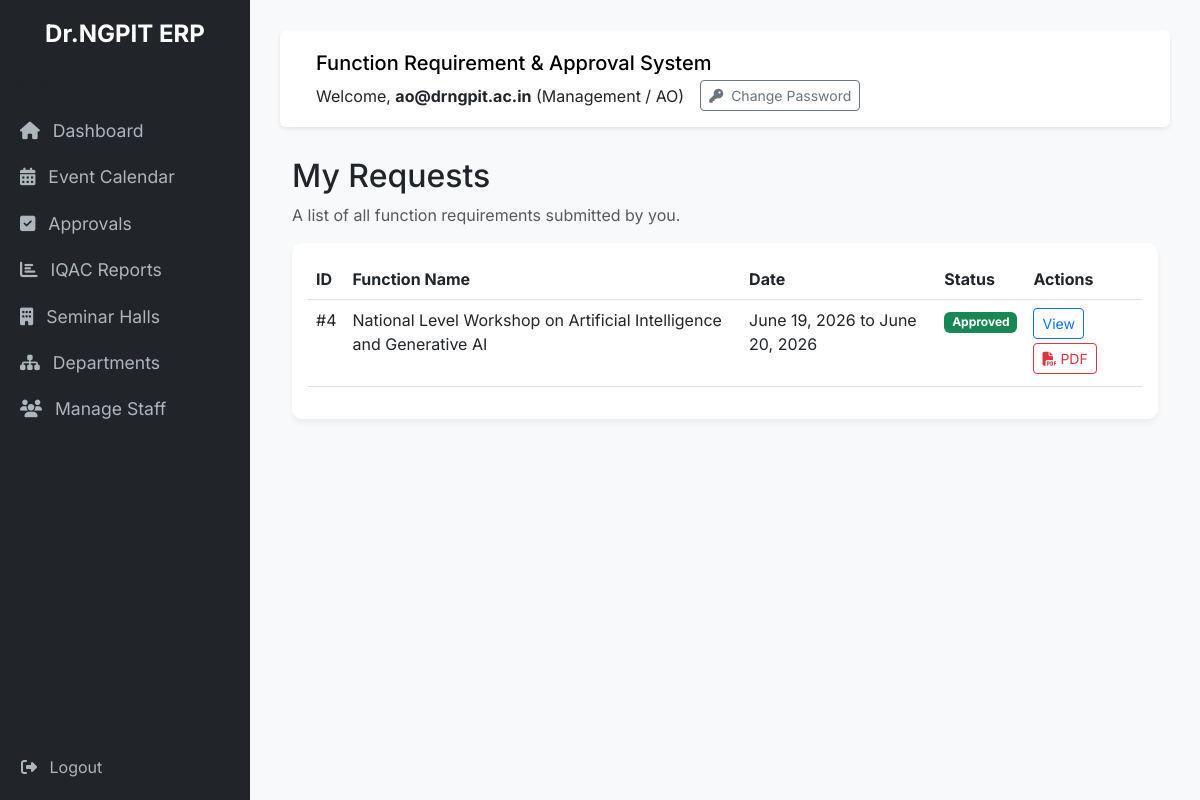
Screenshot of /requests/my-requests/ (signed in) with the database file from the repository.
### accounts/models.py (models this page shows, shortened)
class User(AbstractUser):
    ROLE_CHOICES = (
        ('FACULTY', 'Faculty'),
        ('HOD', 'HOD'),
        ('MANAGEMENT', 'Management / AO'),
        ('PRINCIPAL', 'Principal'),
        ('ADMIN', 'System Admin'),
    )
    role = models.CharField(max_length=20, choices=ROLE_CHOICES, default='FACULTY')
    first_login_completed = models.BooleanField(default=False)
    password_setup_token = models.CharField(max_length=100, blank=True, null=True)
    password_setup_token_expiry = models.DateTimeField(blank=True, null=True)
    otp_code = models.CharField(max_length=6, blank=True, null=True)
    otp_expiry = models.DateTimeField(blank=True, null=True)

### requests/models.py (models this page shows, shortened)
class FunctionRequest(models.Model):
    STATUS_CHOICES = (
        ('DRAFT', 'Draft'),
        ('PENDING_HOD', 'Pending HOD Approval'),
        ('PENDING_MANAGEMENT', 'Pending Management Approval'),
        ('PENDING_PRINCIPAL', 'Pending Principal Approval'),
        ('APPROVED', 'Approved'),
        ('REJECTED', 'Rejected'),
    )
    faculty = models.ForeignKey(Faculty, on_delete=models.CASCADE)
    department = models.ForeignKey(Department, on_delete=models.CASCADE)
    status = models.CharField(max_length=30, choices=STATUS_CHOICES, default='DRAFT')
    function_name = models.CharField(max_length=200)
    function_type = models.CharField(max_length=100)
    start_date = models.DateField(null=True, blank=True)
    end_date = models.DateField(null=True, blank=True)
    number_of_days = models.IntegerField(default=1)
    time_from = models.TimeField()
    time_to = models.TimeField()
    venue = models.ForeignKey(SeminarHall, on_delete=models.SET_NULL, null=True, blank=True)
    type_of_training = models.CharField(max_length=100, blank=True)
    number_of_students = models.IntegerField(default=0)
    class_name = models.CharField(max_length=100, blank=True)
    organizer_name = models.CharField(max_length=100)
    organizer_contact = models.CharField(max_length=20, blank=True)
    chief_guest_name = models.CharField(max_length=100, blank=True)
    chief_guest_designation = models.CharField(max_length=100, blank=True)
    chief_guest_organization = models.CharField(max_length=200, blank=True)
    @property
    def has_report(self):
        return hasattr(self, 'report')
    created_at = models.DateTimeField(auto_now_add=True)
    updated_at = models.DateTimeField(auto_now=True)

### requests/views.py (the view)
# urls.py: path('my-requests/', views.my_requests, name='my_requests'),
@login_required
def my_requests(request):
    if request.user.role == 'FACULTY':
        reqs = FunctionRequest.objects.filter(faculty__user=request.user).order_by('-created_at')
    elif request.user.role == 'HOD':
        reqs = FunctionRequest.objects.filter(department=request.user.hod_profile.department).order_by('-created_at')
    elif request.user.role in ['MANAGEMENT', 'PRINCIPAL', 'ADMIN']:
        from approvals.models import ApprovalLog
        approved_req_ids = ApprovalLog.objects.filter(
            approver=request.user,
            status='APPROVED'
        ).values_list('function_request_id', flat=True)
        reqs = FunctionRequest.objects.filter(id__in=approved_req_ids).order_by('-created_at')
    else:
        reqs = FunctionRequest.objects.none()
    return render(request, 'requests/my_requests.html', {'requests': reqs})

### templates/requests/my_requests.html (shortened to what this page needs)
{% extends 'base.html' %}
{% block content %}
<h2>My Requests</h2>
<p class="text-muted">A list of all function requirements submitted by you.</p>
<div class="card card-custom">
    <div class="card-body">
        <div class="table-responsive">
            <table class="table table-hover">
                <thead>
                <tr>
                    <th>ID</th>
                    <th>Function Name</th>
                    <th>Date</th>
                    <th>Status</th>
                    <th>Actions</th>
                </tr>
            </thead>
            <tbody>
                {% for req in requests %}
                <tr>
                    <td>#{{ req.id }}</td>
                    <td>{{ req.function_name }}</td>
                    <td>{{ req.start_date }}{% if req.end_date %} to {{ req.end_date }}{% endif %}</td>
                    <td>
                        <span class="badge
                            {% if req.status == 'APPROVED' %}bg-success
                            {% elif req.status == 'REJECTED' %}bg-danger
                            {% else %}bg-warning{% endif %}">
                            {{ req.get_status_display }}
                        </span>
                    </td>
                    <td>
                        <a href="{% url 'request_detail' req.id %}" class="btn btn-sm btn-outline-primary mb-1">View</a>
                        {% if req.status == 'APPROVED' %}
                            {% if req.has_report %}
                                {% if user.role in 'FACULTY,HOD,MANAGEMENT,PRINCIPAL,ADMIN' %}
                                <a href="{% url 'generate_iqac_pdf' req.id %}" class="btn btn-sm btn-outline-danger mb-1"><i class="fas fa-file-pdf"></i> PDF</a>
                                {% endif %}
                            {% endif %}
                        {% endif %}
                    </td>
                </tr>
                {% empty %}
                <tr>
                    <td colspan="5" class="text-center text-muted py-4">No requests found.</td>
                </tr>
                {% endfor %}
            </tbody>
            </table>
        </div>
    </div>
</div>
{% endblock %}

### templates/base.html (shortened to what this page needs)
<!DOCTYPE html>
<html lang="en">
<head>
    <link href="https://cdn.jsdelivr.net/npm/bootstrap@5.3.0/dist/css/bootstrap.min.css" rel="stylesheet">
    <link rel="stylesheet" href="https://cdnjs.cloudflare.com/ajax/libs/font-awesome/6.4.0/css/all.min.css">
</head>
<body>
    {% if user.is_authenticated %}
    <div class="sidebar">
        <h4 class="text-center mb-4 px-2" style="font-weight: 700;">Dr.NGPIT ERP</h4>
        <div class="px-3 mb-3 text-muted" style="font-size: 0.8rem; text-transform: uppercase;">Menu</div>
        <a href="{% url 'dashboard' %}" class="{% if request.resolver_match.url_name == 'dashboard' %}active{% endif %}">
            <i class="fas fa-home me-2"></i> Dashboard
        </a>
        <a href="{% url 'hall_availability' %}" class="{% if request.resolver_match.url_name == 'hall_availability' %}active{% endif %}">
            <i class="fas fa-calendar-alt me-2"></i> Event Calendar
        </a>
        {% if user.role == 'HOD' or user.role == 'MANAGEMENT' or user.role == 'PRINCIPAL' %}
        <a href="{% url 'approval_queue' %}" class="{% if request.resolver_match.url_name == 'approval_queue' %}active{% endif %}">
            <i class="fas fa-check-square me-2"></i> Approvals
        </a>
        {% endif %}
        {% if user.role == 'ADMIN' or user.role == 'PRINCIPAL' or user.role == 'MANAGEMENT' %}
        <a href="{% url 'reports' %}" class="{% if request.resolver_match.url_name == 'reports' %}active{% endif %}">
            <i class="fas fa-chart-bar me-2"></i> IQAC Reports
        </a>
        {% endif %}
        {% if user.role == 'MANAGEMENT' or user.role == 'ADMIN' %}
        <a href="{% url 'manage_halls' %}" class="{% if request.resolver_match.url_name == 'manage_halls' %}active{% endif %}">
            <i class="fas fa-building me-2"></i> Seminar Halls
        </a>
        <a href="{% url 'manage_departments' %}" class="{% if request.resolver_match.url_name == 'manage_departments' %}active{% endif %}">
            <i class="fas fa-sitemap me-2"></i> Departments
        </a>
        <a href="{% url 'manage_users' %}" class="{% if request.resolver_match.url_name == 'manage_users' %}active{% endif %}">
            <i class="fas fa-users me-2"></i> Manage Staff
        </a>
        {% endif %}
        <div class="logout-container" style="position: absolute; bottom: 20px; width: 100%; padding-left: 20px;">
            <form method="post" action="{% url 'logout' %}">
                <button type="submit" class="btn btn-link text-decoration-none p-0" style="color: #adb5bd;">
                    <i class="fas fa-sign-out-alt me-2"></i> Logout
                </button>
            </form>
        </div>
    </div>
    {% endif %}
    <div class="{% if user.is_authenticated %}main-content{% endif %}">
        {% if user.is_authenticated %}
        <nav class="navbar navbar-expand-lg navbar-light navbar-custom rounded px-4 py-3">
            <div class="container-fluid flex-wrap">
                <span class="navbar-brand mb-0 h1">Function Requirement & Approval System</span>
                <div class="d-flex align-items-center mt-2 mt-lg-0">
                    <span class="me-3">Welcome, <strong>{{ user.get_full_name|default:user.username }}</strong> ({{ user.get_role_display }})</span>
                    <button class="btn btn-sm btn-outline-secondary" data-bs-toggle="modal" data-bs-target="#changePasswordModal">
                        <i class="fas fa-key me-1"></i> Change Password
                    </button>
                </div>
            </div>
        </nav>
        {% endif %}
        <div class="container-fluid">
            {% block content %}
            {% endblock %}
        </div>
    </div>
</body>
</html>

### templates/base.html (style rules this page uses)
body { font-family: 'Inter', sans-serif; background-color: #f8f9fa; }
.sidebar { height: 100vh; background-color: #212529; color: #fff; padding-top: 20px; position: fixed; width: 250px; }
.sidebar a { color: #adb5bd; text-decoration: none; padding: 10px 20px; display: block; font-size: 1.1rem; transition: 0.3s; }
.main-content { margin-left: 250px; padding: 30px; }
.navbar-custom { background-color: #fff; box-shadow: 0 2px 4px rgba(0,0,0,.08); margin-bottom: 30px; }
.card-custom { border: none; border-radius: 10px; box-shadow: 0 4px 6px rgba(0,0,0,.05); transition: transform 0.2s; }

### rows the page displays
User: get_full_name "ao@drngpit.ac.in", role "Management / AO"
FunctionRequest: id "4", function_name "National Level Workshop on Artificial Intelligence and Generative AI", start_date "June 19, 2026", end_date "June 20, 2026", status "Approved", shows "PDF"
